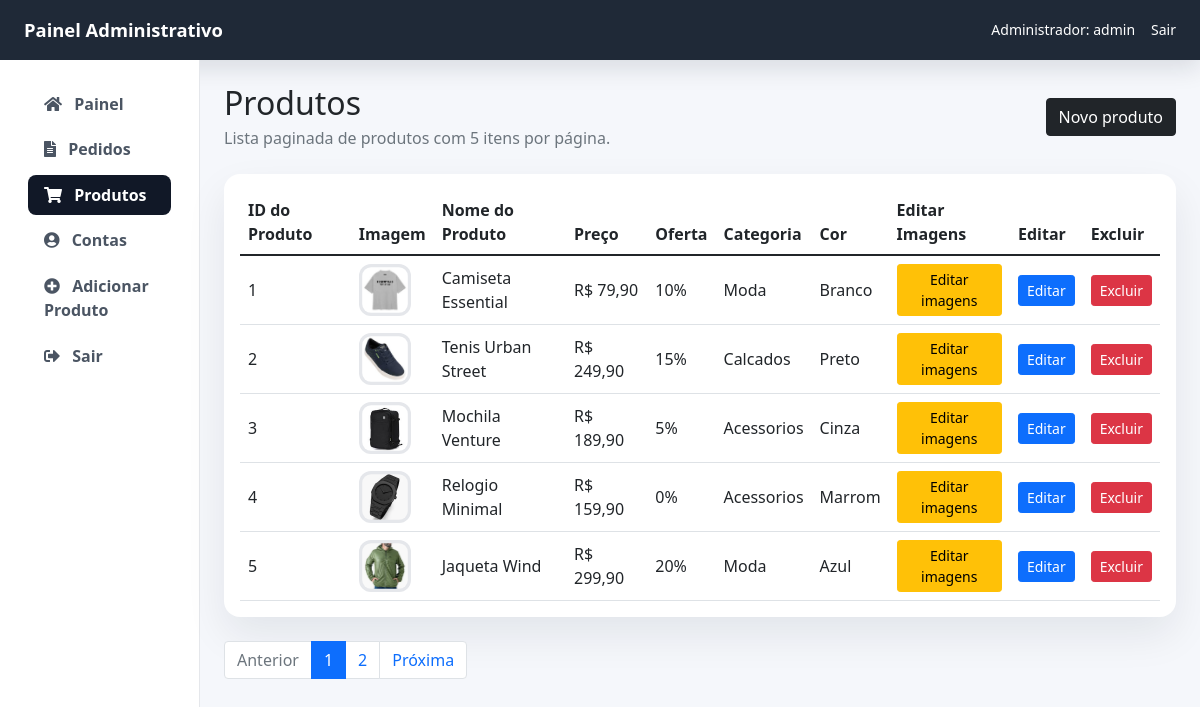
Screenshot of /admin/products.php (signed in) with the database file from the repository.
### tables this page shows
CREATE TABLE IF NOT EXISTS products (
  product_id INT(11) NOT NULL AUTO_INCREMENT,
  product_name VARCHAR(100) NOT NULL,
  product_category VARCHAR(100) NOT NULL,
  product_description VARCHAR(250) NOT NULL,
  product_image VARCHAR(250) NOT NULL,
  product_image2 VARCHAR(250) NOT NULL,
  product_image3 VARCHAR(250) NOT NULL,
  product_image4 VARCHAR(250) NOT NULL,
  product_price DECIMAL(6,2) NOT NULL,
  product_special_offer INT(2) NOT NULL DEFAULT 0,
  product_color VARCHAR(100) NOT NULL,
  PRIMARY KEY (product_id)
);

### admin/products.php (the view, shortened to what this page needs)
<?php include('header.php'); ?>
<?php
$page = max(1, (int) ($_GET['page'] ?? 1));
$items_per_page = 5;
list($total_products, $total_pages, $page, $offset) = admin_paginate($conn, 'products', $page, $items_per_page);
$products = array();
$products_query = mysqli_prepare($conn, 'SELECT product_id, product_name, product_image, product_price, product_special_offer, product_category, product_color FROM products ORDER BY product_id ASC LIMIT ? OFFSET ?');
if ($products_query) {
  mysqli_stmt_bind_param($products_query, 'ii', $items_per_page, $offset);
  mysqli_stmt_execute($products_query);
  $result = mysqli_stmt_get_result($products_query);
  while ($row = mysqli_fetch_assoc($result)) {
    $products[] = $row;
  }
}
?>
<div class="container-fluid">
  <div class="row">
    <?php include('sidemenu.php'); ?>
    <main class="col-md-9 ms-sm-auto col-lg-10 px-md-4 py-4">
      <div class="d-flex justify-content-between flex-wrap align-items-center mb-4">
        <div>
          <h1 class="h2 mb-1">Produtos</h1>
          <p class="text-muted mb-0">Lista paginada de produtos com 5 itens por página.</p>
        </div>
        <a href="add_product.php" class="btn btn-dark">Novo produto</a>
      </div>
      <div class="card content-card">
        <div class="card-body">
          <div class="table-responsive">
            <table class="table table-hover align-middle mb-0">
              <thead>
                <tr>
                  <th>ID do Produto</th>
                  <th>Imagem</th>
                  <th>Nome do Produto</th>
                  <th>Preço</th>
                  <th>Oferta</th>
                  <th>Categoria</th>
                  <th>Cor</th>
                  <th>Editar Imagens</th>
                  <th>Editar</th>
                  <th>Excluir</th>
                </tr>
              </thead>
              <tbody>
                <?php foreach ($products as $product) { ?>
                  <tr>
                    <td><?php echo (int) $product['product_id']; ?></td>
                    <td>
                      <img src="../assets/imgs/<?php echo htmlspecialchars($product['product_image']); ?>" alt="<?php echo htmlspecialchars($product['product_name']); ?>" class="product-thumb">
                    </td>
                    <td><?php echo htmlspecialchars($product['product_name']); ?></td>
                    <td><?php echo htmlspecialchars(admin_format_currency($product['product_price'])); ?></td>
                    <td><?php echo (int) $product['product_special_offer']; ?>%</td>
                    <td><?php echo htmlspecialchars($product['product_category']); ?></td>
                    <td><?php echo htmlspecialchars($product['product_color']); ?></td>
                    <td><a href="edit_images.php?product_id=<?php echo (int) $product['product_id']; ?>" class="btn btn-sm btn-warning">Editar imagens</a></td>
                    <td><a href="edit_product.php?product_id=<?php echo (int) $product['product_id']; ?>" class="btn btn-sm btn-primary">Editar</a></td>
                    <td>
                      <form method="POST" action="delete_product.php" onsubmit="return confirm('Deseja excluir este produto?');">
                        <button type="submit" class="btn btn-sm btn-danger">Excluir</button>
                      </form>
                    </td>
                  </tr>
                <?php } ?>
              </tbody>
            </table>
          </div>
        </div>
      </div>
    </main>
  </div>
</div>
</body>
</html>

### admin/header.php (style rules this page uses)
body { background-color: #f5f7fb; }
.content-card { border: 0; border-radius: 1rem; box-shadow: 0 18px 40px rgba(15, 23, 42, 0.08); }
.product-thumb { width: 52px; height: 52px; object-fit: cover; border-radius: 0.75rem; background: #e5e7eb; padding: 0.2rem; }

### rows the page displays
products: product_id "1", product_image (picture), product_name "Camiseta Essential", product_price "R$ 79,90", product_special_offer "10", product_category "Moda", product_color "Branco"
products: product_id "2", product_image (picture), product_name "Tenis Urban Street", product_price "R$ 249,90", product_special_offer "15", product_category "Calcados", product_color "Preto"
products: product_id "3", product_image (picture), product_name "Mochila Venture", product_price "R$ 189,90", product_special_offer "5", product_category "Acessorios", product_color "Cinza"
products: product_id "4", product_image (picture), product_name "Relogio Minimal", product_price "R$ 159,90", product_special_offer "0", product_category "Acessorios", product_color "Marrom"
products: product_id "5", product_image (picture), product_name "Jaqueta Wind", product_price "R$ 299,90", product_special_offer "20", product_category "Moda", product_color "Azul"

### other values shown
$_SESSION['admin_name'] "admin"
